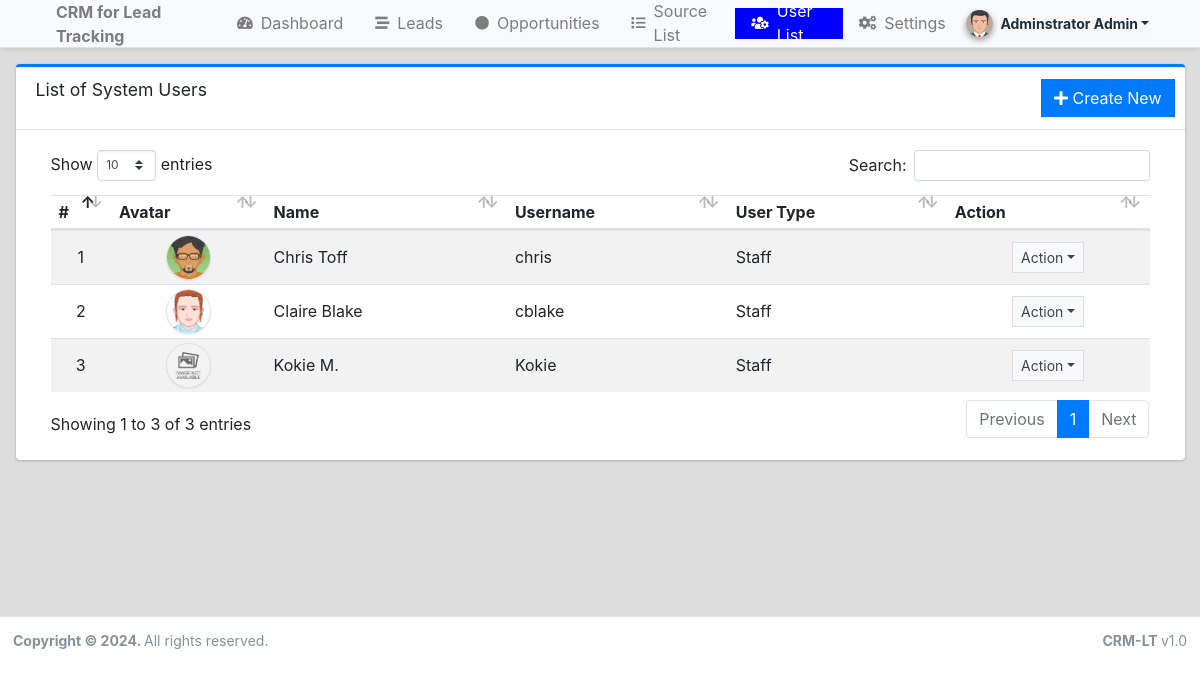
Page /admin/?page=user/list (signed in) on the committed database.
### tables this page shows
CREATE TABLE `users` (
  `id` int(50) NOT NULL,
  `firstname` varchar(250) NOT NULL,
  `middlename` text DEFAULT NULL,
  `lastname` varchar(250) NOT NULL,
  `username` text NOT NULL,
  `password` text NOT NULL,
  `avatar` text DEFAULT NULL,
  `last_login` datetime DEFAULT NULL,
  `type` tinyint(1) NOT NULL DEFAULT 0,
  `status` int(1) NOT NULL DEFAULT 1 COMMENT '0=not verified, 1 = verified',
  `date_added` datetime NOT NULL DEFAULT current_timestamp(),
  `date_updated` datetime DEFAULT NULL ON UPDATE current_timestamp()
);

### config.php (called while the page is built, shortened)
<?php
function validate_image($file){
	if(!empty($file)){
        $ex = explode('?',$file);
        $file = $ex[0];
        $param =  isset($ex[1]) ? '?'.$ex[1]  : '';
		if(is_file(base_app.$file)){
			return base_url.$file.$param;
		}else{
			return base_url.'dist/img/no-image-available.png';
		}
	}else{
		return base_url.'dist/img/no-image-available.png';
	}
}
?>

### admin/user/list.php (the view, shortened to what this page needs)
<div class="card card-outline card-primary">
	<div class="card-header">
		<h3 class="card-title">List of System Users</h3>
		<div class="card-tools">
			<a href="?page=user/manage_user" class="btn btn-flat btn-primary"><span class="fas fa-plus"></span>  Create New</a>
		</div>
	</div>
	<div class="card-body">
		<div class="container-fluid">
        <div class="container-fluid">
			<table class="table table-hover table-striped">
				<!-- <colgroup>
					<col width="5%">
					<col width="10%">
					<col width="20%">
					<col width="20%">
					<col width="15%">
					<col width="15%">
					<col width="10%">
				</colgroup> -->
				<thead>
					<tr>
						<th>#</th>
						<th>Avatar</th>
						<th>Name</th>
						<th>Username</th>
						<th>User Type</th>
						<th>Action</th>
					</tr>
				</thead>
				<tbody>
					<?php
						$i = 1;
						$qry = $conn->query("SELECT *,concat(firstname,' ',lastname) as name from `users` where id != '1' order by concat(firstname,' ',lastname) asc ");
						while($row = $qry->fetch_assoc()):
					?>
						<tr>
							<td class="text-center"><?php echo $i++; ?></td>
							<td class="text-center"><img src="<?php echo validate_image($row['avatar']) ?>" class="img-avatar img-thumbnail p-0 border-2" alt="user_avatar"></td>
							<td><?php echo ucwords($row['name']) ?></td>
							<td ><p class="m-0 truncate-1"><?php echo $row['username'] ?></p></td>
							<td ><p class="m-0"><?php echo ($row['type'] == 1 )? "Adminstrator" : "Staff" ?></p></td>
							<td align="center">
								 <button type="button" class="btn btn-flat btn-default btn-sm dropdown-toggle dropdown-icon" data-toggle="dropdown">
				                  		Action
				                  </button>
							</td>
						</tr>
					<?php endwhile; ?>
				</tbody>
			</table>
		</div>
		</div>
	</div>
</div>

### admin/inc/topBarNav.php (style rules this page uses)
p { margin-top: 15px; }

### admin/user/list.php (style rules this page uses)
.img-avatar { width:45px; height:45px; object-fit:cover; object-position:center center; border-radius:100%; }

### rows in the picture
users: avatar (picture), name "Chris Toff", username "chris", type "Staff"
users: avatar (picture), name "Claire Blake", username "cblake", type "Staff"
users: shows a picture, name "Kokie M.", username "Kokie", type "Staff"

### other values in the picture
$_settings->info('name') "CRM for Lead Tracking"
$_settings->info('short_name') "CRM-LT"
